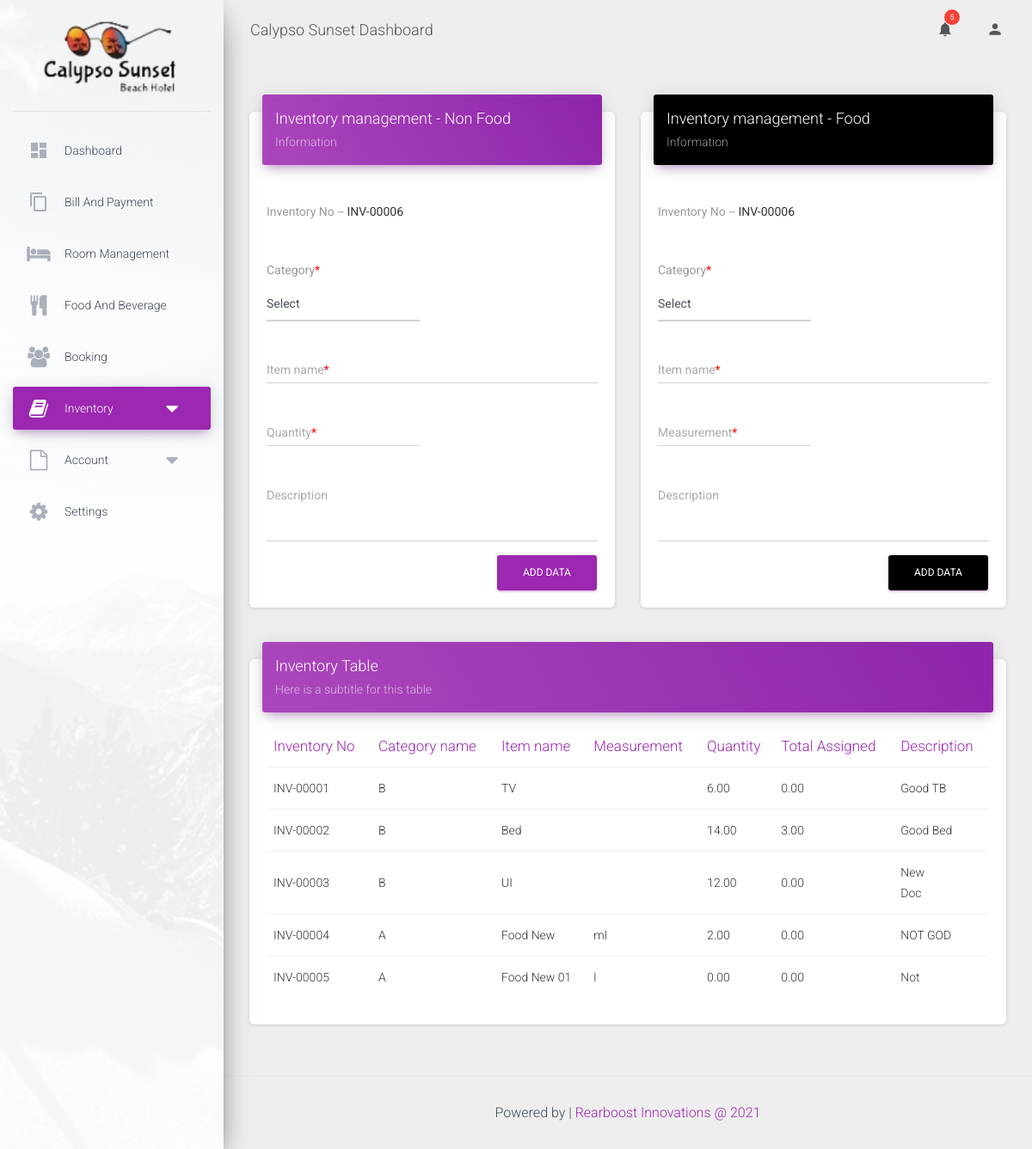
Screenshot of /content/inventory.php (signed in) with the database file from the repository.
### tables this page shows
CREATE TABLE `Inventory` (
  `id` int(11) NOT NULL,
  `item_id` varchar(250) NOT NULL,
  `cat_id` int(11) NOT NULL,
  `name` varchar(250) NOT NULL,
  `measurement` varchar(100) DEFAULT NULL,
  `quantity` decimal(10,2) NOT NULL,
  `assign` decimal(10,2) NOT NULL DEFAULT '0.00',
  `description` varchar(1000) NOT NULL
);

CREATE TABLE `category` (
  `id` int(11) NOT NULL,
  `name` varchar(250) NOT NULL,
  `isFood` varchar(20) NOT NULL
);

### content/inventory.php (the view, shortened to what this page needs)
<!DOCTYPE html>
<html lang="en">
<?php
    require '../include/config.php';
?>
<head>
    <?php include('../include/head.php'); ?>
</head>
<body class="">
    <div class="wrapper">
        <div class="sidebar" data-color="purple" data-background-color="white" data-image="../assets/img/sidebar-1.jpg">
            <div class="logo">
                <a href="home.php" class="simple-text logo-normal">
                <img src="../images/logo.png" alt="" style="width: 80%;">
                </a>
            </div>
            <?php include('../include/sideMenu.php'); ?>
        </div>
        <div class="main-panel">
            <?php include('../include/navhead.php'); ?>
            <div class="content">
                <div class="container-fluid">
                    <div class="row">
                        <div class="col-md-6">
                            <div class="card">
                                <div class="card-header card-header-primary">
                                    <h4 class="card-title">Inventory management - Non Food</h4>
                                    <p class="card-category">Information</p>
                                </div>
                                <div class="card-body">
                                    <form id="non_food_form">
                                        <div class="row">
                                            <div class="col-md-6">
                                                <div class="form-group">
                                                    <label class="bmd-label-floating">Inventory No -- </label>
                                                    <?php
                                                        $sql ="SELECT id FROM Inventory ORDER BY id DESC LIMIT 1";
                                                        $result=mysqli_query($conn,$sql);
                                                        $row_get = mysqli_fetch_assoc($result);
                                                        $count =mysqli_num_rows($result);
                                                        if($count==0){
                                                            $nextID = 1;
                                                        }else{
                                                            $nextID =$row_get['id']+1;
                                                        }
                                                        $nextID = sprintf('INV-%05d', $nextID);
                                                    ?>
                                                    <b><span><?php echo $nextID;  ?></span></b>
                                                </div>
                                            </div>
                                        </div>
                                         <div class="row">
                                          <div class="col-md-6">
                                              <div class="form-group">
                                                  <label class="bmd-label-floating">Category<span style="color: red;">*<span></label>
                                                  <select  class="form-control" id="cat_id" name="cat_id" required>
                                                          <option value="">Select</option>
                                                  </select>
                                              </div>
                                          </div>
                                        </div>
                                        <div class="row">
                                            <div class="col-md-12">
                                                <div class="form-group">
                                                    <label class="bmd-label-floating">Item name<span style="color: red;">*<span></label>
                                                    <input type="text" class="form-control" id="iname" name="iname" required>
                                                </div>
                                            </div>
                                        </div>
                                        <div class="row">
                                            <div class="col-md-6">
                                                <div class="form-group">
                                                    <label class="bmd-label-floating">Quantity<span style="color: red;">*<span></label>
                                                    <input type="text" class="form-control" id="quantity" name="quantity" required>
                                                </div>
                                            </div>
                                        </div>
                                        <div class="row">
                                            <div class="col-md-12">
                                                <div class="form-group">
                                                    <label class="bmd-label-floating">Description</label>
                                                    <textarea class="form-control" rows="3" id="description" name="description"></textarea>
                                                </div>
                                            </div>
                                        </div>
                                        <button type="submit"  class="btn btn-primary pull-right" >Add Data</button>
                                        <div class="clearfix"></div>
                                    </form>
                                </div>
                            </div>
                        </div>
                        <div class="col-md-6">
                            <div class="card">
                                <div class="card-header card-header-primary" style="background: black;">
                                    <h4 class="card-title">Inventory management - Food</h4>
                                    <p class="card-category">Information</p>
                                </div>
                                <div class="card-body">
                                    <form id="food_form">
                                        <div class="row">
                                            <div class="col-md-6">
                                                <div class="form-group">
                                                    <label class="bmd-label-floating">Inventory No -- </label>
                                                    <?php
                                                        $sql ="SELECT id FROM Inventory ORDER BY id DESC LIMIT 1";
                                                        $result=mysqli_query($conn,$sql);
                                                        $row_get = mysqli_fetch_assoc($result);
                                                        $count =mysqli_num_rows($result);
                                                        if($count==0){
                                                            $nextID = 1;
                                                        }else{
                                                            $nextID =$row_get['id']+1;
                                                        }
                                                        $nextID = sprintf('INV-%05d', $nextID);
                                                    ?>
                                                    <b><span><?php echo $nextID;  ?></span></b>
                                                </div>
                                            </div>
                                        </div>
                                         <div class="row">
                                          <div class="col-md-6">
                                              <div class="form-group">
                                                  <label class="bmd-label-floating">Category<span style="color: red;">*<span></label>
                                                  <select  class="form-control" id="cat_id" name="cat_id" required>
                                                          <option value="">Select</option>
                                                  </select>
                                              </div>
                                          </div>
                                        </div>
                                        <div class="row">
                                            <div class="col-md-12">
                                                <div class="form-group">
                                                    <label class="bmd-label-floating">Item name<span style="color: red;">*<span></label>
                                                    <input type="text" class="form-control" id="iname" name="iname" required>
                                                </div>
                                            </div>
                                        </div>
                                         <div class="row">
                                            <div class="col-md-6">
                                                <div class="form-group">
                                                    <label class="bmd-label-floating">Measurement<span style="color: red;">*<span></label>
                                                    <input type="text" class="form-control" id="measurement" name="measurement" required>
                                                </div>
                                            </div>
                                        </div>
                                        <div class="row">
                                            <div class="col-md-12">
                                                <div class="form-group">
                                                    <label class="bmd-label-floating">Description</label>
                                                    <textarea class="form-control" rows="3" id="description" name="description"></textarea>
                                                </div>
                                            </div>
                                        </div>
                                        <button type="submit"  class="btn btn-primary pull-right" style="background-color: black;" >Add Data</button>
                                        <div class="clearfix"></div>
                                    </form>
                                </div>
                            </div>
                        </div>
                        <div class="col-md-12">
                            <div class="card">
                                <div class="card-header card-header-primary">
                                    <h4 class="card-title ">Inventory Table</h4>
                                    <p class="card-category"> Here is a subtitle for this table</p>
                                </div>
                                <div class="card-body">
                                   <?php
                                       $query = "SELECT A.item_id , B.name AS cname , A.name AS iname , A.quantity , A.measurement ,A.description ,assign FROM Inventory A  INNER JOIN category B ON A.cat_id = B.id;";
                                       $result = mysqli_query($conn ,$query);
                                    ?>
                                    <div class="table-responsive" id="room_table">
                                        <table class="table">
                                            <thead class=" text-primary">
                                                <th>
                                                    Inventory No
                                                </th>
                                                <th>
                                                    Category name
                                                </th>
                                                <th>
                                                    Item name
                                                </th>
                                                <th>
                                                   Measurement
                                                </th>
                                                <th>
                                                   Quantity
                                                </th>
                                                <th>
                                                   Total Assigned
                                                </th>
                                                <th>
                                                    Description
                                                </th>
                                            </thead>
                                            <tbody>
                                                <?php
                                                while($row = mysqli_fetch_array($result))
                                                   {
                                                    $description = str_replace('\r\n',"</br>",$row["description"]);
                                                    echo '
                                                    <tr>
                                                     <td>'.$row["item_id"].'</td>';
                                                     echo '
                                                     <td>'.$row["cname"].'</td>
                                                     <td>'.$row["iname"].'</td>
                                                     <td>'.$row["measurement"].'</td>
                                                     <td>'.$row["quantity"].'</td>
                                                     <td>'.$row["assign"].'</td>
                                                     <td>'.$description.'</td>  ';
                                                  echo '</tr>
                                                      '  ;
                                                   }
                                                 ?>
                                            </tbody>
                                        </table>
                                    </div>
                                </div>
                            </div>
                        </div>
                    </div>
                </div>
            </div>
            <footer class="footer ">
                <div class="container-fluid" style="display: inline-grid;">
                    <?php include('../include/footerc.php'); ?>
                </div>
            </footer>
        </div>
    </div>
</body>
</html>

### rows the page displays
inventory: id "INV-00006", item "INV-00005", category.name "A", name "Food New 01", measurement "l", quantity "0.00", assign "0.00", description "Not"
inventory: item "INV-00001", category.name "B", name "TV", quantity "6.00", assign "0.00", description "Good TB"
inventory: item "INV-00002", category.name "B", name "Bed", quantity "14.00", assign "3.00", description "Good Bed"
inventory: item "INV-00003", category.name "B", name "UI", quantity "12.00", assign "0.00", description "New Doc"
inventory: item "INV-00004", category.name "A", name "Food New", measurement "ml", quantity "2.00", assign "0.00", description "NOT GOD"
